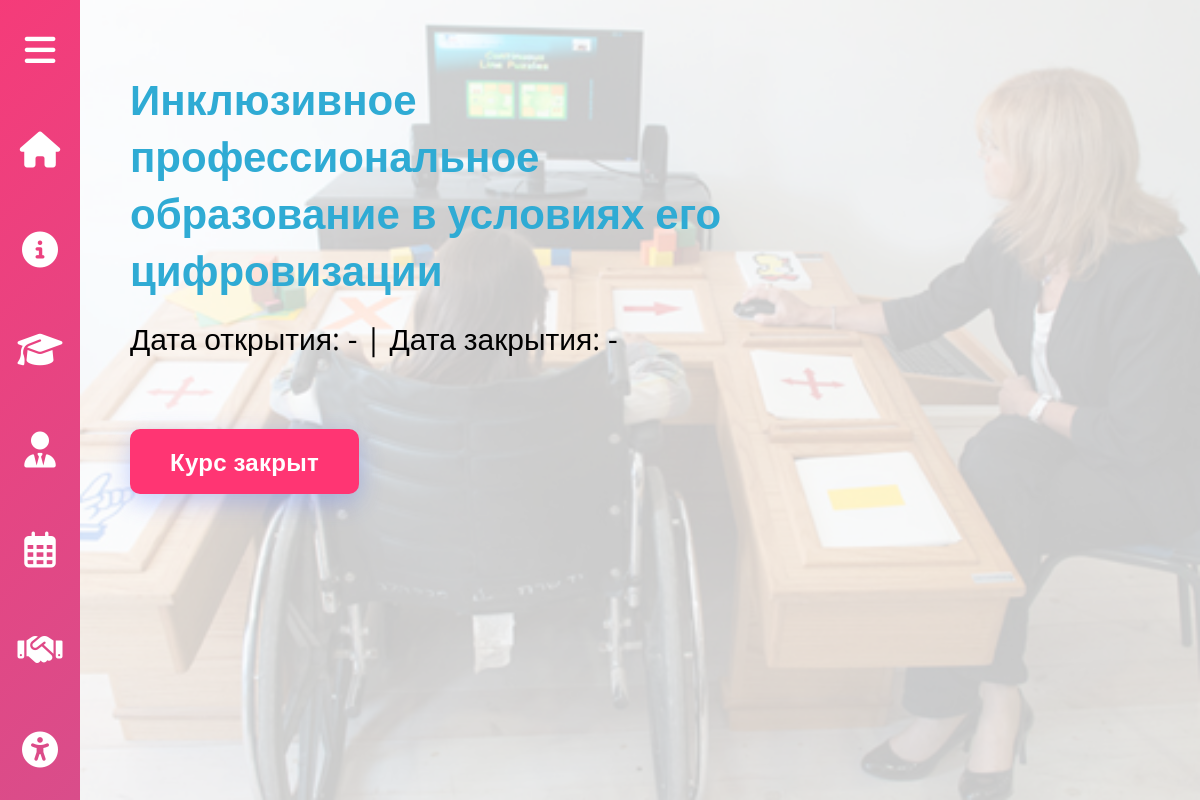
Screenshot of /course.php?id=30 with the database file from the repository.
### tables this page shows
CREATE TABLE `kursi` (
  `idkursi` int NOT NULL AUTO_INCREMENT,
  `name` varchar(500) DEFAULT NULL,
  `about` varchar(500) DEFAULT NULL,
  `image` varchar(50) NOT NULL,
  `type` enum('Базовый уровень','Продвинутый уровень','') DEFAULT NULL,
  `status` enum('закрыт','открыт') NOT NULL DEFAULT 'закрыт',
  `dateStart` varchar(20) DEFAULT '-',
  `dateClose` varchar(20) DEFAULT '-',
  `link` varchar(300) DEFAULT NULL,
  `author` int NOT NULL,
  PRIMARY KEY (`idkursi`),
  KEY `fk_authorKursi_idx` (`author`),
  CONSTRAINT `fk_authorKursi` FOREIGN KEY (`author`) REFERENCES `users` (`idUsers`)
);

### course.php (the view, shortened to what this page needs)
<?php
	include_once ('php/connectdb.php');
	$page = $_GET['id'];
?>
<!DOCTYPE html>
<html>
<head>
	<link rel="stylesheet" type="text/css" href="styles/origin.css">
	<link rel="stylesheet" type="text/css" href="styles/header.css">
	<link rel="stylesheet" type="text/css" href="styles/homepage.css">
	<link rel="stylesheet" type="text/css" href="styles/course.css">
</head>
<body>
	<header>
		<nav class="nav-menu">
			<ul>
				<li class="btn-bars" id="btnBars">
					<div class="for-ico">
						<i class="fa-solid fa-bars myicoBars"></i>
					</div>
				</li>
				<li>
					<a href="index">
						<div class="for-ico">
							<i class="fa-solid fa-house myico"></i>
						</div>
					</a>
				</li>
				<li>
					<a href="index#basicInformation" onclick="window.scrollTo(0,0);">
						<div class="for-ico">
							<i class="fa-solid fa-circle-info myico1"></i>
						</div>
					</a>
				</li>
				<li>
					<a href="index#education" onclick="window.scrollTo(0,0);">
						<div class="for-ico">
							<i class="fa-solid fa-graduation-cap myico2"></i>
						</div>
					</a>
				</li>
				<li>
					<a href="index#careerGuidance" onclick="window.scrollTo(0,0);">
						<div class="for-ico">
							<i class="fa-solid fa-user-tie myico3"></i>
						</div>
					</a>
				</li>
				<li>
					<a href="events" onclick="window.scrollTo(0,0);">
						<div class="for-ico">
							<i class="fa-regular fa-calendar-days myico4"></i>
						</div>
					</a>
				</li>
				<li>
					<a href="index#partners" onclick="window.scrollTo(0,0);">
						<div class="for-ico">
							<i class="fa-solid fa-handshake myico5"></i>
						</div>
					</a>
				</li>
				<li>
					<a href="index#accessibleEnvironment" onclick="window.scrollTo(0,0);">
						<div class="for-ico">
							<i class="fa-solid fa-universal-access myico6"></i>
						</div>
					</a>
				</li>
			</ul>
		</nav>
	</header>
			<?php
				$course = $conn->query('SELECT * FROM `kursi` WHERE `idkursi` = '.$page.'');
				foreach ($course as $row) {
					echo '
						<main style="background-image: url('.$row['image'].')">
						<div class="fade"></div>
						<div class="course-wrapper">
							<h1>'.$row['name'].'</h1>
							<p>'.$row['about'].'</p>
							<p>Дата открытия: '.$row['dateStart'].' | Дата закрытия: '.$row['dateClose'].'</p>
					';
						if ($row['status'] === 'закрыт') {
							echo '<h2>Курс закрыт</h2>';
						} else {
							echo '<a href="'.$row['link'].'">Записаться на курс</a> </div>	</main>';
						}
				}
			?>
</body>
</html>

### styles/origin.css (style rules this page uses)
* { margin: 0; padding: 0; cursor: url('../images/cursor.cur'), auto; }
a { cursor: url('../images/cursor-pointer.cur'), pointer; }
a * { cursor: url('../images/cursor-pointer.cur'), pointer; }
html, body { position: relative; height: auto; }
body { font-family: 'Open Sans', Helvetica, Arial, sans-serif; font-weight: 300; }
main { position: relative; overflow-x: hidden; width: 100%; }

### styles/header.css (style rules this page uses)
header nav { position: fixed; z-index: 9999; display: flex; flex-direction: column; width: 400px; height: 100vh; left: -320px; background: linear-gradient(135deg, #ff3573 0%, #1ac6ff 100%); background-size: 600% 600%; animation: slidedown 1s ease, gradien 10s ease infinite; }
header nav ul { position: relative; width: 100%; height: 100%; display: flex; flex-direction: column; list-style: none; }
header nav ul li:first-child { color: #fff; font-size: 35px; }
header nav ul li { position: relative; height: 90%; }
header nav ul li a { position: relative; height: 100%; display: flex; justify-content: space-around; align-items: center; color: #fff; text-transform: uppercase; text-decoration: none; font-weight: 400; cursor: url('../images/cursor-pointer.cur'), pointer; }
.for-ico { position: absolute; right: 0; width: 80px; height: 100%; display: flex; justify-content: center; align-items: center; }
header nav ul li i { cursor: url('../images/cursor-pointer.cur'), pointer; }
header nav ul li a i { font-size: 36px; cursor: url('../images/cursor-pointer.cur'), pointer; }
.fa-solid { cursor: url('../images/cursor-pointer.cur'), pointer; }
.fa-regular { cursor: url('../images/cursor-pointer.cur'), pointer; }

### styles/course.css (style rules this page uses)
main { position: relative; z-index: 0; width: calc(100% - 80px); height: 100vh; margin-left: 80px; padding: 70px 50px; box-sizing: border-box; background-position: center; background-size: cover; }
.fade { position: absolute; width: 100%; height: 100%; background-color: #ffffffc9; top: 0; left: 0; z-index: -1; }
.course-wrapper h1 { font-size: 42px; width: 65%; color: #2fabd4; }
.course-wrapper p:last-of-type { margin-top: 20px; font-size: 30px; font-weight: 400; }
.course-wrapper h2 { display: inline-block; padding: 16px 40px; background: #ff3573; color: #ffffff; text-decoration: none; font-size: 1.5rem; font-weight: 600; border-radius: 10px; letter-spacing: 0.3px; transition: all 0.3s cubic-bezier(0.4, 0, 0.2, 1); box-shadow: 0 8px 25px rgba(74, 108, 247, 0.3); position: relative; overflow: hidden; margin-top: 70px; }

### rows the page displays
kursi: image (picture), name "Инклюзивное профессиональное образование в условиях его цифровизации", dateStart "-", dateClose "-", status "Курс закрыт"
